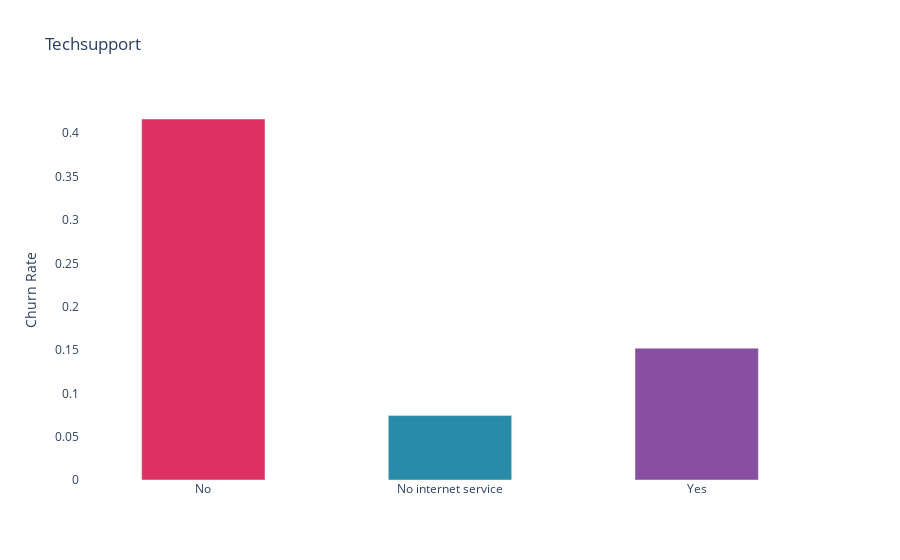

The notebook cell this image was saved under:
### Markdown cell above
## Tech Support

### Code cell
bar_plot("TechSupport")

### Figure 1 — Plotly figure (JSON) as saved in the notebook; plotly's stock layout.template omitted (floating-point values rounded to 4 significant figures)
{"data": [{"marker": {"color": ["#DE3163", "#288ba8", "#884EA0"]}, "type": "bar", "width": [0.5, 0.5, 0.5], "x": ["No", "No internet service", "Yes"], "y": [0.4165, 0.07434, 0.152]}], "layout": {"plot_bgcolor": "#FFFFFF", "title": {"text": "Techsupport"}, "xaxis": {"type": "category"}, "yaxis": {"title": {"text": "Churn Rate"}}}}
